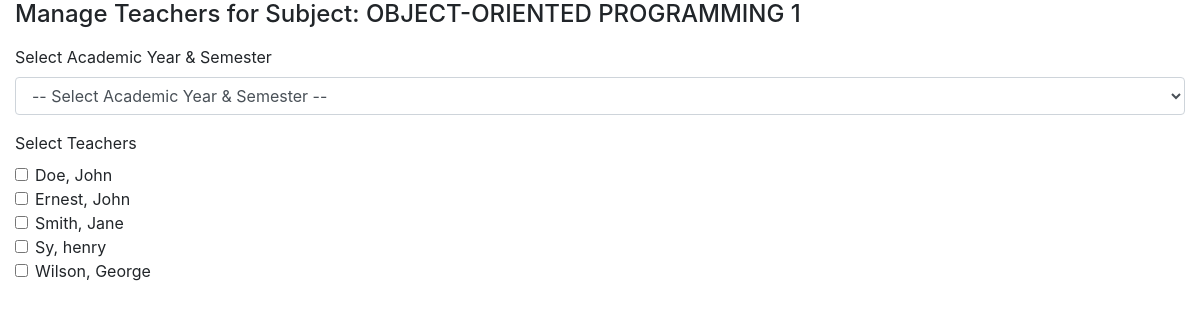
Before: /admin/manage_subject_teacher.php?subject_id=1 with the older database file.
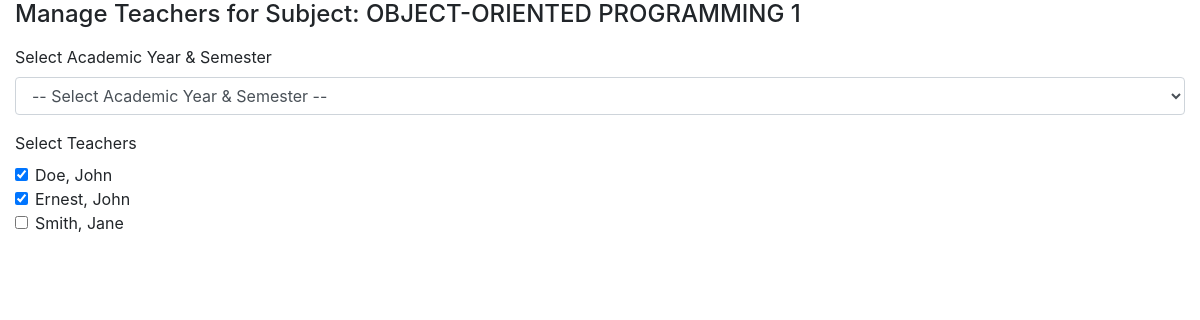
After: the same page with the newer database file.
### tables this page shows
CREATE TABLE `faculty_list` (
  `id` int(30) NOT NULL,
  `school_id` varchar(100) NOT NULL,
  `firstname` varchar(200) NOT NULL,
  `lastname` varchar(200) NOT NULL,
  `email` varchar(200) NOT NULL,
  `password` text NOT NULL,
  `avatar` text NOT NULL DEFAULT '\'\\\'\\\\\\\'\\\\\\\\\\\\\\\'no-image-available.png\\\\\\\\\\\\\\\'\\\\\\\'\\\'\'',
  `date_created` datetime NOT NULL DEFAULT current_timestamp(),
  `position` varchar(10) NOT NULL
);

### admin/manage_subject_teacher.php (the view, shortened to what this page needs)
<?php
include '../db_connect.php';
$subject_id = isset($_GET['subject_id']) ? intval($_GET['subject_id']) : 0;
$subject_qry = $conn->query("SELECT subject FROM subject_list WHERE id = $subject_id");
$subject = $subject_qry->fetch_assoc();
$teachers = $conn->query("SELECT * FROM faculty_list ORDER BY lastname ASC");
$assigned_teachers_qry = $conn->query("SELECT faculty_id FROM subject_teacher WHERE subject_id = $subject_id");
$assigned_teachers = [];
while ($row = $assigned_teachers_qry->fetch_assoc()) {
    $assigned_teachers[] = $row['faculty_id'];
}
?>
<!DOCTYPE html>
<html lang="en">
<head>
    <link rel="stylesheet" href="/path/to/your/css/bootstrap.min.css">
</head>
<body>
<div class="container-fluid">
    <h4>Manage Teachers for Subject: <?php echo htmlspecialchars($subject['subject']); ?></h4>
    <form id="manage-subject-teacher-form">
        <div class="form-group">
            <label for="academic_year">Select Academic Year & Semester</label>
            <select name="academic_year" id="academic_year" class="form-control" required>
                <option value="">-- Select Academic Year & Semester --</option>
            </select>
        </div>
        <div class="form-group">
            <label class="control-label">Select Teachers</label>
            <div id="teacher_list">
                <?php while ($row = $teachers->fetch_assoc()): ?>
                    <div class="form-check">
                        <input type="checkbox" class="form-check-input" name="faculty_id[]"
                            value="<?php echo intval($row['id']); ?>"
                            <?php echo in_array($row['id'], $assigned_teachers) ? 'checked' : ''; ?>>
                        <label class="form-check-label">
                            <?php echo htmlspecialchars($row['lastname']) . ", " . htmlspecialchars($row['firstname']); ?>
                        </label>
                    </div>
                <?php endwhile; ?>
            </div>
        </div>
    </form>
</div>
</body>
</html>

Changed rows visible on the page:
removed faculty_list: lastname "Sy", firstname "henry"
removed faculty_list: lastname "Wilson", firstname "George"
computed for faculty_list "Doe": id "☐" → "☑"
computed for faculty_list "Ernest": id "☐" → "☑"
